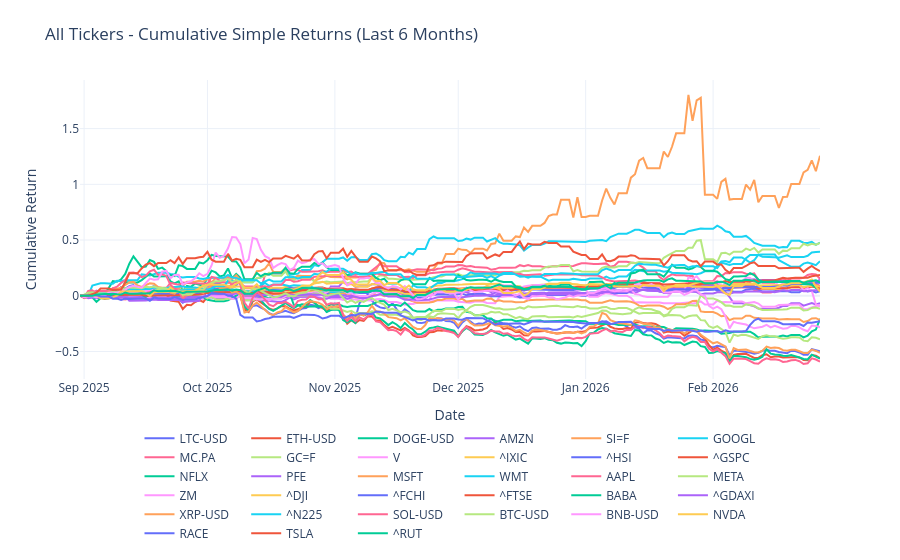

Here is the notebook cell this chart was saved with:
### Code cell
# plot last 6 months of cumprod_simple_6m returns 
fig = go.Figure()
for column in cumprod_simple_6m.columns:
    fig.add_trace(
        go.Scatter(
            x=cumprod_simple_6m.index,
            y=cumprod_simple_6m[column],
            mode="lines",
            name=column,
        )
    )

fig.update_layout(
    title="All Tickers - Cumulative Simple Returns (Last 6 Months)",
    xaxis_title="Date",
    yaxis_title="Cumulative Return",
    legend=dict(orientation="h", yanchor="top", y=-0.15, xanchor="center", x=0.5),
    template="plotly_white",
    margin=dict(t=80, b=120),
)
fig.show()

### Figure 1 — Plotly figure (JSON) as saved in the notebook; plotly's stock layout.template omitted (floating-point values rounded to 4 significant figures; data arrays with more than 128 entries replaced by an {"elided": "..."} marker saying what was removed)
{"data": [{"mode": "lines", "name": "LTC-USD", "type": "scatter", "x": {"elided": "181 str values"}, "y": {"elided": "181 float values"}}, {"mode": "lines", "name": "ETH-USD", "type": "scatter", "x": {"elided": "181 str values"}, "y": {"elided": "181 float values"}}, {"mode": "lines", "name": "DOGE-USD", "type": "scatter", "x": {"elided": "181 str values"}, "y": {"elided": "181 float values"}}, {"mode": "lines", "name": "AMZN", "type": "scatter", "x": {"elided": "181 str values"}, "y": {"elided": "181 float values"}}, {"mode": "lines", "name": "SI=F", "type": "scatter", "x": {"elided": "181 str values"}, "y": {"elided": "181 float values"}}, {"mode": "lines", "name": "GOOGL", "type": "scatter", "x": {"elided": "181 str values"}, "y": {"elided": "181 float values"}}, {"mode": "lines", "name": "MC.PA", "type": "scatter", "x": {"elided": "181 str values"}, "y": {"elided": "181 float values"}}, {"mode": "lines", "name": "GC=F", "type": "scatter", "x": {"elided": "181 str values"}, "y": {"elided": "181 float values"}}, {"mode": "lines", "name": "V", "type": "scatter", "x": {"elided": "181 str values"}, "y": {"elided": "181 float values"}}, {"mode": "lines", "name": "^IXIC", "type": "scatter", "x": {"elided": "181 str values"}, "y": {"elided": "181 float values"}}, {"mode": "lines", "name": "^HSI", "type": "scatter", "x": {"elided": "181 str values"}, "y": {"elided": "181 float values"}}, {"mode": "lines", "name": "^GSPC", "type": "scatter", "x": {"elided": "181 str values"}, "y": {"elided": "181 float values"}}, {"mode": "lines", "name": "NFLX", "type": "scatter", "x": {"elided": "181 str values"}, "y": {"elided": "181 float values"}}, {"mode": "lines", "name": "PFE", "type": "scatter", "x": {"elided": "181 str values"}, "y": {"elided": "181 float values"}}, {"mode": "lines", "name": "MSFT", "type": "scatter", "x": {"elided": "181 str values"}, "y": {"elided": "181 float values"}}, {"mode": "lines", "name": "WMT", "type": "scatter", "x": {"elided": "181 str values"}, "y": {"elided": "181 float values"}}, {"mode": "lines", "name": "AAPL", "type": "scatter", "x": {"elided": "181 str values"}, "y": {"elided": "181 float values"}}, {"mode": "lines", "name": "META", "type": "scatter", "x": {"elided": "181 str values"}, "y": {"elided": "181 float values"}}, {"mode": "lines", "name": "ZM", "type": "scatter", "x": {"elided": "181 str values"}, "y": {"elided": "181 float values"}}, {"mode": "lines", "name": "^DJI", "type": "scatter", "x": {"elided": "181 str values"}, "y": {"elided": "181 float values"}}, {"mode": "lines", "name": "^FCHI", "type": "scatter", "x": {"elided": "181 str values"}, "y": {"elided": "181 float values"}}, {"mode": "lines", "name": "^FTSE", "type": "scatter", "x": {"elided": "181 str values"}, "y": {"elided": "181 float values"}}, {"mode": "lines", "name": "BABA", "type": "scatter", "x": {"elided": "181 str values"}, "y": {"elided": "181 float values"}}, {"mode": "lines", "name": "^GDAXI", "type": "scatter", "x": {"elided": "181 str values"}, "y": {"elided": "181 float values"}}, {"mode": "lines", "name": "XRP-USD", "type": "scatter", "x": {"elided": "181 str values"}, "y": {"elided": "181 float values"}}, {"mode": "lines", "name": "^N225", "type": "scatter", "x": {"elided": "181 str values"}, "y": {"elided": "181 float values"}}, {"mode": "lines", "name": "SOL-USD", "type": "scatter", "x": {"elided": "181 str values"}, "y": {"elided": "181 float values"}}, {"mode": "lines", "name": "BTC-USD", "type": "scatter", "x": {"elided": "181 str values"}, "y": {"elided": "181 float values"}}, {"mode": "lines", "name": "BNB-USD", "type": "scatter", "x": {"elided": "181 str values"}, "y": {"elided": "181 float values"}}, {"mode": "lines", "name": "NVDA", "type": "scatter", "x": {"elided": "181 str values"}, "y": {"elided": "181 float values"}}, {"mode": "lines", "name": "RACE", "type": "scatter", "x": {"elided": "181 str values"}, "y": {"elided": "181 float values"}}, {"mode": "lines", "name": "TSLA", "type": "scatter", "x": {"elided": "181 str values"}, "y": {"elided": "181 float values"}}, {"mode": "lines", "name": "^RUT", "type": "scatter", "x": {"elided": "181 str values"}, "y": {"elided": "181 float values"}}], "layout": {"legend": {"orientation": "h", "x": 0.5, "xanchor": "center", "y": -0.15, "yanchor": "top"}, "margin": {"b": 120, "t": 80}, "title": {"text": "All Tickers - Cumulative Simple Returns (Last 6 Months)"}, "xaxis": {"title": {"text": "Date"}}, "yaxis": {"title": {"text": "Cumulative Return"}}}}
